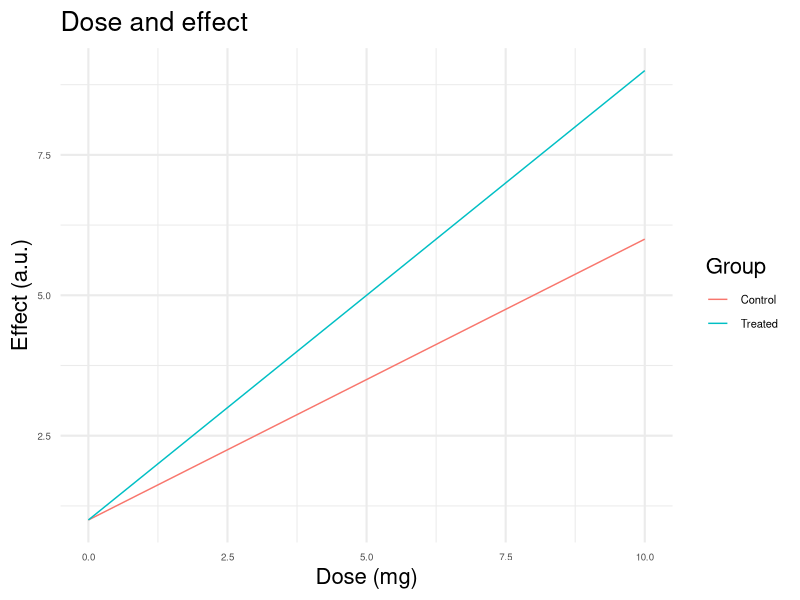

Write the R code that produced this figure.
library(ggplot2)

df <- data.frame(
  dose = rep(seq(0, 10, length.out = 12), 2),
  effect = c(seq(1, 6, length.out = 12), seq(1, 9, length.out = 12)),
  group = rep(c("Control", "Treated"), each = 12)
)
p <- ggplot(df, aes(dose, effect, colour = group)) +
  geom_line() +
  labs(title = "Dose and effect", x = "Dose (mg)", y = "Effect (a.u.)", colour = "Group") +
  theme_minimal(base_size = 16) +
  theme(axis.text = element_text(size = 7), legend.text = element_text(size = 8))

ggsave("after.png", p, width = 8, height = 6, dpi = 300)
